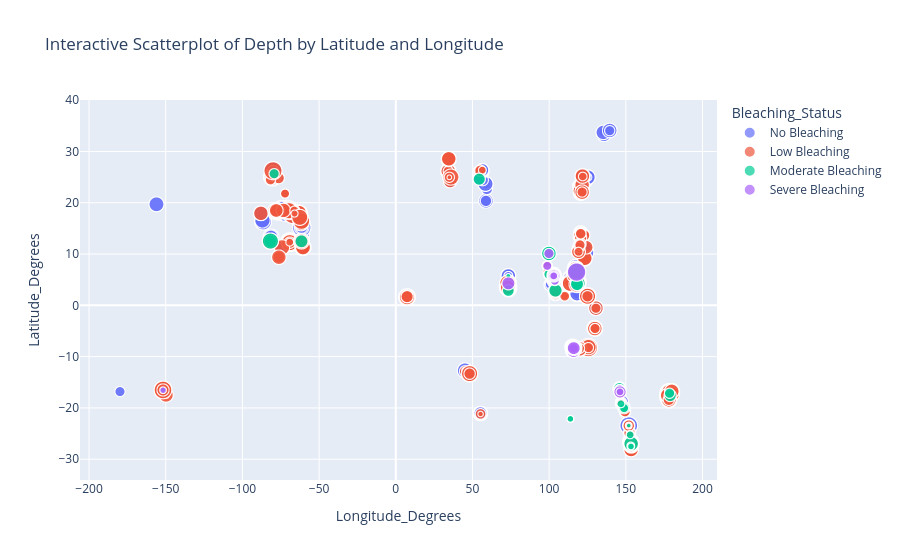

The notebook cell saved with this chart:
### Code cell
# OBJECTIVE 2
# scatterplot of depth by location(latitude and longitude)
import plotly.express as px

fig = px.scatter(
    df,
    x="Longitude_Degrees",
    y="Latitude_Degrees",
    size="Depth_m",
    color="Bleaching_Status",
    hover_data=[
        "Distance_to_Shore",
        "Percent_Bleaching",
        "SSTA",
    ],
    labels={"Cyclone_Frequency": "Cyclone Frequency"},
    title="Interactive Scatterplot of Depth by Latitude and Longitude",
)

fig.show()

### Figure 1 — Plotly figure (JSON) as saved in the notebook; plotly's stock layout.template omitted (floating-point values rounded to 4 significant figures; data arrays with more than 128 entries replaced by an {"elided": "..."} marker saying what was removed)
{"data": [{"customdata": {"elided": "5596x3 float values"}, "hovertemplate": "Bleaching_Status=No Bleaching<br>Longitude_Degrees=%{x}<br>Latitude_Degrees=%{y}<br>Depth_m=%{marker.size}<br>Distance_to_Shore=%{customdata[0]}<br>Percent_Bleaching=%{customdata[1]}<br>SSTA=%{customdata[2]}<extra></extra>", "legendgroup": "No Bleaching", "marker": {"color": "#636efa", "size": {"elided": "5596 float values"}, "sizemode": "area", "sizeref": 0.0475, "symbol": "circle"}, "mode": "markers", "name": "No Bleaching", "showlegend": true, "type": "scattergl", "x": {"elided": "5596 float values"}, "xaxis": "x", "y": {"elided": "5596 float values"}, "yaxis": "y"}, {"customdata": {"elided": "1906x3 float values"}, "hovertemplate": "Bleaching_Status=Low Bleaching<br>Longitude_Degrees=%{x}<br>Latitude_Degrees=%{y}<br>Depth_m=%{marker.size}<br>Distance_to_Shore=%{customdata[0]}<br>Percent_Bleaching=%{customdata[1]}<br>SSTA=%{customdata[2]}<extra></extra>", "legendgroup": "Low Bleaching", "marker": {"color": "#EF553B", "size": {"elided": "1906 float values"}, "sizemode": "area", "sizeref": 0.0475, "symbol": "circle"}, "mode": "markers", "name": "Low Bleaching", "showlegend": true, "type": "scattergl", "x": {"elided": "1906 float values"}, "xaxis": "x", "y": {"elided": "1906 float values"}, "yaxis": "y"}, {"customdata": {"elided": "128x3 float values"}, "hovertemplate": "Bleaching_Status=Moderate Bleaching<br>Longitude_Degrees=%{x}<br>Latitude_Degrees=%{y}<br>Depth_m=%{marker.size}<br>Distance_to_Shore=%{customdata[0]}<br>Percent_Bleaching=%{customdata[1]}<br>SSTA=%{customdata[2]}<extra></extra>", "legendgroup": "Moderate Bleaching", "marker": {"color": "#00cc96", "size": [5, 5, 12.5, 12.5, 6.5, 6.5, 8.5, 8.5, 8, 8, 5, 5, 10, 10, 7, 7, 7, 7, 2, 2, 11.5, 11.5, 5, 5, 6, 6, 4, 4, 3, 3, 10, 10, 5.5, 5.5, 1.2, 1.2, 4, 4, 7, 7, 1, 1, 1, 1, 12, 12, 2, 2, 3, 3, 8, 8, 5.4, 5.4, 5.5, 5.5, 5, 5, 4, 4, 4.5, 4.5, 6.5, 6.5, 10.5, 10.5, 10, 10, 1, 1, 8, 8, 8, 8, 14, 14, 5, 5, 5, 5, 6, 6, 13, 13, 2, 2, 2, 2, 5, 5, 4.2, 4.2, 10, 10, 5.9, 5.9, 13.5, 13.5, 5, 5, 10, 10, 3, 3, 5, 5, 3, 3, 7, 7, 5.5, 5.5, 7, 7, 2, 2, 3, 3, 8, 8, 10, 10, 4, 4, 5, 5, 5, 5], "sizemode": "area", "sizeref": 0.0475, "symbol": "circle"}, "mode": "markers", "name": "Moderate Bleaching", "showlegend": true, "type": "scattergl", "x": [145.9, 145.9, 117.9, 117.9, 73.4, 73.4, 104.1, 104.1, -61.48, -61.48, 149.2, 149.2, 118.7, 118.7, 54.42, 54.42, 178.9, 178.9, 148.8, 148.8, 117.9, 117.9, -79.31, -79.31, 148.9, 148.9, 145.6, 145.6, 153.4, 153.4, 153.5, 153.5, 115.7, 115.7, 73.41, 73.41, 145.9, 145.9, -81.73, -81.73, 153.4, 153.4, -151.8, -151.8, -81.74, -81.74, 153.2, 153.2, 153.2, 153.2, 118.2, 118.2, 103.1, 103.1, 103.0, 103.0, 115.9, 115.9, 148.9, 148.9, 103.7, 103.7, 103.1, 103.1, 117.9, 117.9, 99.83, 99.83, 151.9, 151.9, 116.0, 116.0, 116.0, 116.0, 117.9, 117.9, 99.84, 99.84, 145.9, 145.9, 117.9, 117.9, 117.9, 117.9, 113.9, 113.9, 113.9, 113.9, 99.82, 99.82, 103.0, 103.0, 99.84, 99.84, 103.0, 103.0, 117.9, 117.9, 99.83, 99.83, 115.7, 115.7, 100.0, 100.0, 178.5, 178.5, 152.8, 152.8, 145.8, 145.8, 100.0, 100.0, 145.9, 145.9, 153.4, 153.4, 146.8, 146.8, 116.0, 116.0, 99.84, 99.84, 146.0, 146.0, 146.0, 146.0, 116.1, 116.1], "xaxis": "x", "y": [-16.24, -16.24, 6.506, 6.506, 2.893, 2.893, 2.904, 2.904, 12.49, 12.49, -19.75, -19.75, 4.287, 4.287, 24.6, 24.6, -17.58, -17.58, -20.25, -20.25, 6.544, 6.544, 25.66, 25.66, -20.04, -20.04, -16.38, -16.38, -27.5, -27.5, -26.98, -26.98, -8.335, -8.335, 5.704, 5.704, -16.23, -16.23, 12.51, 12.51, -27.52, -27.52, -16.51, -16.51, 12.54, 12.54, -27.42, -27.42, -27.42, -27.42, 4.141, 4.141, 5.615, 5.615, 5.761, 5.761, -8.726, -8.726, -20.04, -20.04, 4.8, 4.8, 5.666, 5.666, 6.486, 6.486, 10.12, 10.12, -23.44, -23.44, -8.358, -8.358, -8.358, -8.358, 6.52, 6.52, 10.12, 10.12, -16.24, -16.24, 6.521, 6.521, 6.479, 6.479, -22.13, -22.13, -22.13, -22.13, 10.09, 10.09, 5.788, 5.788, 10.12, 10.12, 5.754, 5.754, 6.562, 6.562, 10.12, 10.12, -8.251, -8.251, 6.066, 6.066, -17.14, -17.14, -25.24, -25.24, -16.25, -16.25, 6.062, 6.062, -16.24, -16.24, -27.52, -27.52, -19.2, -19.2, -8.338, -8.338, 10.12, 10.12, -16.52, -16.52, -16.42, -16.42, -8.343, -8.343], "yaxis": "y"}, {"customdata": {"elided": "60x3 float values"}, "hovertemplate": "Bleaching_Status=Severe Bleaching<br>Longitude_Degrees=%{x}<br>Latitude_Degrees=%{y}<br>Depth_m=%{marker.size}<br>Distance_to_Shore=%{customdata[0]}<br>Percent_Bleaching=%{customdata[1]}<br>SSTA=%{customdata[2]}<extra></extra>", "legendgroup": "Severe Bleaching", "marker": {"color": "#ab63fa", "size": [10, 10, 4, 4, 4, 4, 4.4, 4.4, 4, 4, 8.9, 8.9, 10, 10, 3, 3, 10, 10, 4, 4, 5.9, 5.9, 8, 8, 8.7, 8.7, 3, 3, 4, 4, 16, 16, 4, 4, 7.7, 7.7, 5, 5, 5, 5, 9, 9, 5, 5, 6, 6, 7, 7, 3, 3, 4, 4, 8, 8, 3, 3, 2, 2, 5, 5], "sizemode": "area", "sizeref": 0.0475, "symbol": "circle"}, "mode": "markers", "name": "Severe Bleaching", "showlegend": true, "type": "scattergl", "x": [115.9, 115.9, 98.77, 98.77, 145.6, 145.6, 103.3, 103.3, 103.3, 103.3, 103.0, 103.0, 115.9, 115.9, 146.2, 146.2, 116.0, 116.0, 116.0, 116.0, 103.1, 103.1, 73.43, 73.43, 103.0, 103.0, 146.2, 146.2, 103.7, 103.7, 117.9, 117.9, 116.0, 116.0, 103.0, 103.0, 146.0, 146.0, 146.0, 146.0, 116.1, 116.1, 103.0, 103.0, 116.0, 116.0, 146.2, 146.2, 103.0, 103.0, 116.0, 116.0, 116.0, 116.0, 146.2, 146.2, -151.7, -151.7, 99.84, 99.84], "xaxis": "x", "y": [-8.726, -8.726, 7.692, 7.692, -16.38, -16.38, 5.224, 5.224, 5.224, 5.224, 5.78, 5.78, -8.726, -8.726, -16.87, -16.87, -8.362, -8.362, -8.358, -8.358, 5.773, 5.773, 4.283, 4.283, 5.818, 5.818, -16.87, -16.87, 4.809, 4.809, 6.486, 6.486, -8.338, -8.338, 5.759, 5.759, -16.51, -16.51, -16.42, -16.42, -8.349, -8.349, 5.747, 5.747, -8.362, -8.362, -16.87, -16.87, 5.74, 5.74, -8.338, -8.338, -8.338, -8.338, -16.87, -16.87, -16.54, -16.54, 10.12, 10.12], "yaxis": "y"}], "layout": {"legend": {"itemsizing": "constant", "title": {"text": "Bleaching_Status"}, "tracegroupgap": 0}, "title": {"text": "Interactive Scatterplot of Depth by Latitude and Longitude"}, "xaxis": {"anchor": "y", "domain": [0, 1], "title": {"text": "Longitude_Degrees"}}, "yaxis": {"anchor": "x", "domain": [0, 1], "title": {"text": "Latitude_Degrees"}}}}
